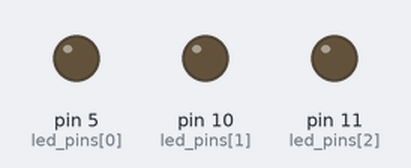
The sketch below on a simulated Arduino Uno, built with avr-gcc and run on an emulated ATmega328P. Parts: output pins drawn as LEDs (lit = HIGH).

Above: at 0.2 s.
At 1.0 s:
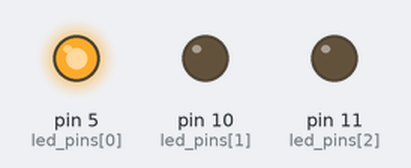
At 2.0 s:
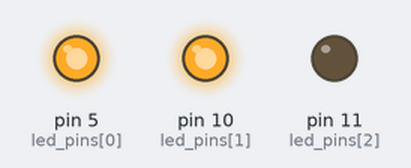
At 2.7 s:
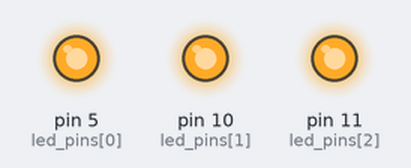
At 4.2 s:
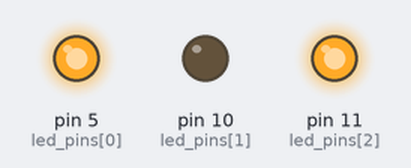
At 6.2 s:
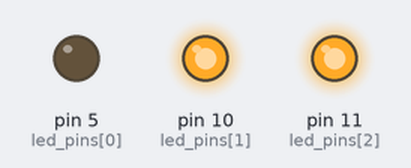
Timing chart, 0 to 6.9 s (numbered marks = the images above):
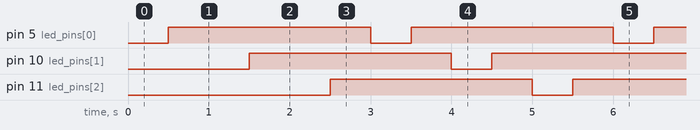

Measured:
- by itself, pin 5 (led_pins[0]), pin 10 (led_pins[1]), pin 11 (led_pins[2]): alternates HIGH for 2.5 s and LOW for 0.50 s

The sketch:

p76.ino
```cpp
int led_pins[] = {5,10,11};

void setup() {
  int i;
  for(i=0;i<3;i++){
    pinMode(led_pins[i],OUTPUT);
  }
}

void loop() {
  int i,j;

  for(j = 0; j<3; j++){
    digitalWrite(led_pins[j], LOW);
    delay(500);
    digitalWrite(led_pins[j], HIGH);
    delay(500);
  }
}
```
